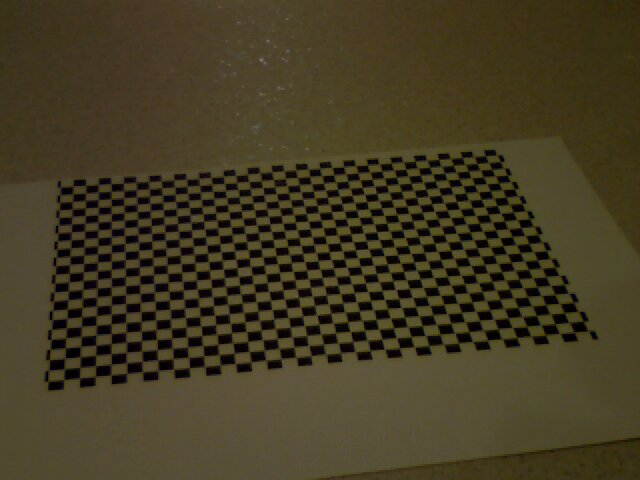
#> input picture Labs/cv-lab9/chk1.jpg, 640 x 480 px; its folder holds only this picture in this run
$ python test_corner.py
#> lines starting #> are read from the running program, lines starting #| are printed output that depends on the picture; after the words box and inside, x2 and y2 are one past the last pixel; in counts of white or black regions, pixels touching at a corner belong together
import cv2
import numpy as np
import glob

fnames = glob.glob('*.jpg')

for filename in fnames:

    I = cv2.imread(filename)
#> I is the input picture: shape (480, 640, 3); mean B, G, R 35.3, 59.2, 67.5
    G = cv2.cvtColor(I, cv2.COLOR_BGR2GRAY)
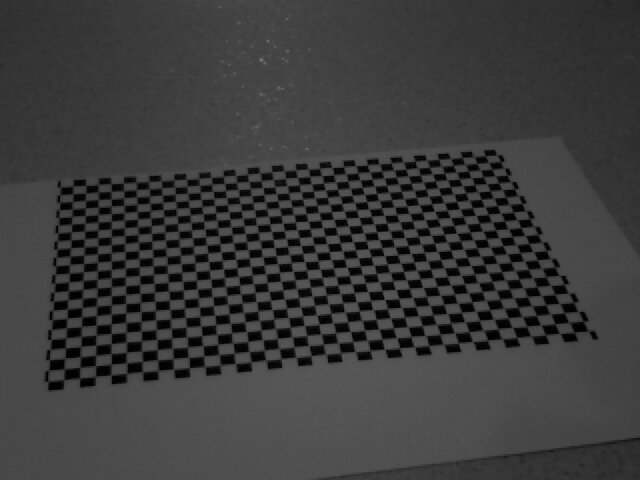
#> G: shape (480, 640); min 0, max 123, mean 59
    G = np.float32(G)

    window_size = 3
    sobel_kernel_size = 3  # kernel size for gradients
    alpha = 0.04
    H = cv2.cornerHarris(G, window_size, sobel_kernel_size, alpha)
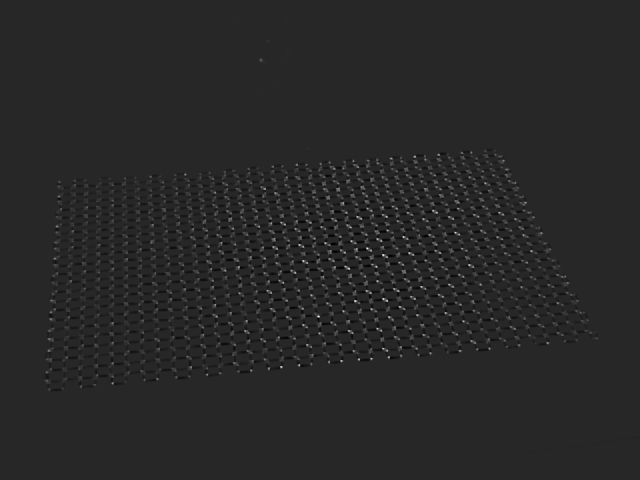
#> H: shape (480, 640) float32; min -366426.4, max 2012152.5, mean 5559.3; drawn with min black and max white
    H = H / H.max()

    C = np.uint8(H > 0.01) * 255
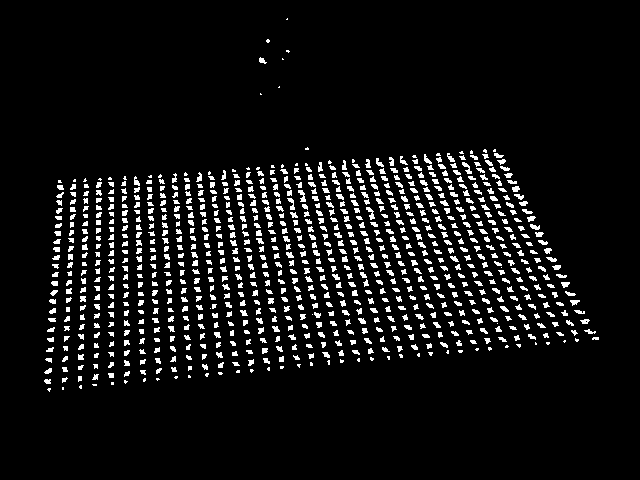
#> C: shape (480, 640); 7.1% white; 922 white regions (94 under 20 px), largest, box (x1, y1, x2, y2) and area: (366, 207, 375, 220) 54, (298, 190, 306, 202) 53, (462, 162, 472, 174) 52
    J = I.copy()
    J[C != 0] = [0,0,255]
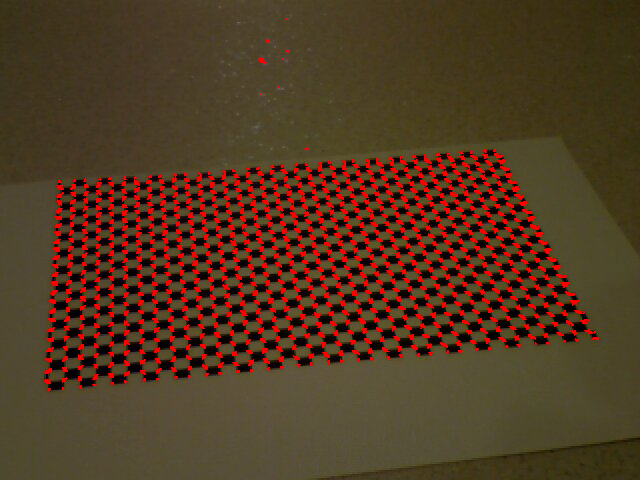
#> J: shape (480, 640, 3); 7.13% of pixels changed, all inside (x1, y1, x2, y2) = (44, 18, 599, 392)
    cv2.imshow('corners', J)
    if cv2.waitKey(0) & 0xFF == ord('q'):
#> (key q is pressed here)
        break


    # plot centroids of connected components as corner locations
    nC, CC, stats, centroids = cv2.connectedComponentsWithStats(C)

    J = I.copy()
    for i in range(1, nC):
        cv2.circle(J, (int(centroids[i, 0]), int(centroids[i, 1])), 3, (0, 0, 255))
    cv2.imshow('corners', J)
    if cv2.waitKey(0) & 0xFF == ord('q'):
        break


    # fine-tune corner locations
    criteria = (cv2.TERM_CRITERIA_EPS + cv2.TERM_CRITERIA_MAX_ITER, 100, 0.001)
    corners = cv2.cornerSubPix(G, np.float32(centroids), (5, 5), (-1, -1), criteria)
    J = I.copy()
    for i in range(1, nC):
        cv2.circle(J, (int(corners[i, 0]), int(corners[i, 1])), 3, (0, 0, 255))
    cv2.imshow('corners', J)
    if cv2.waitKey(0) & 0xFF == ord('q'):
        break

$ run again, on Labs/cv-lab9/chk2.jpg
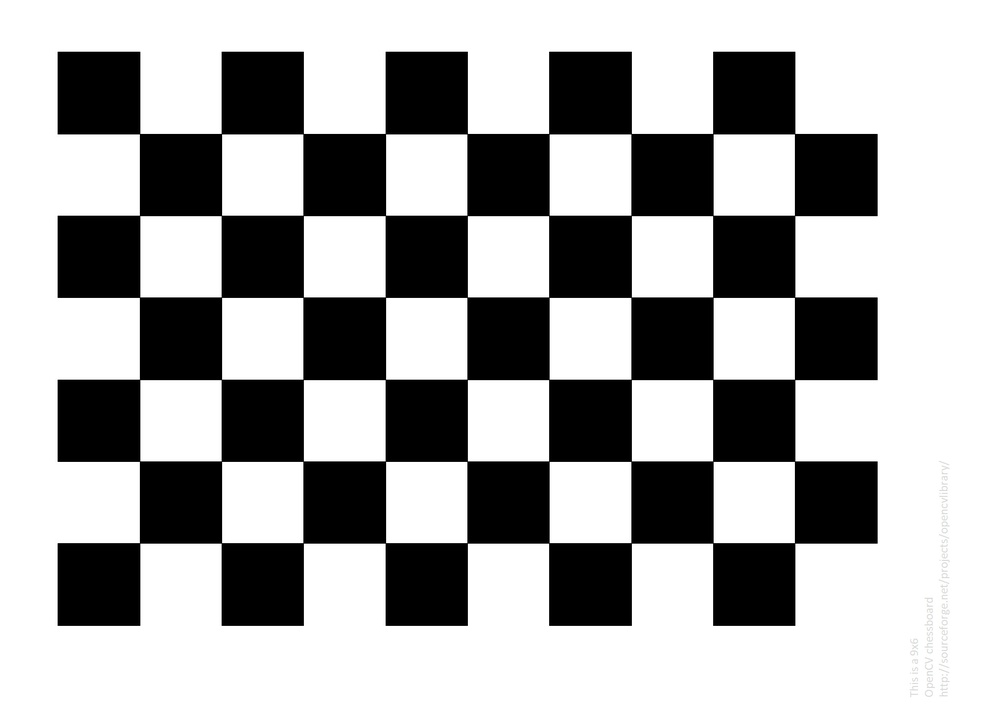
#> input picture Labs/cv-lab9/chk2.jpg, 985 x 716 px, shrunk from 2000 x 1454 before the run
#> I is the input picture: shape (716, 985, 3); mean B, G, R 168.9, 168.9, 168.9
#> `C = np.uint8(H > 0.01) * 255`:
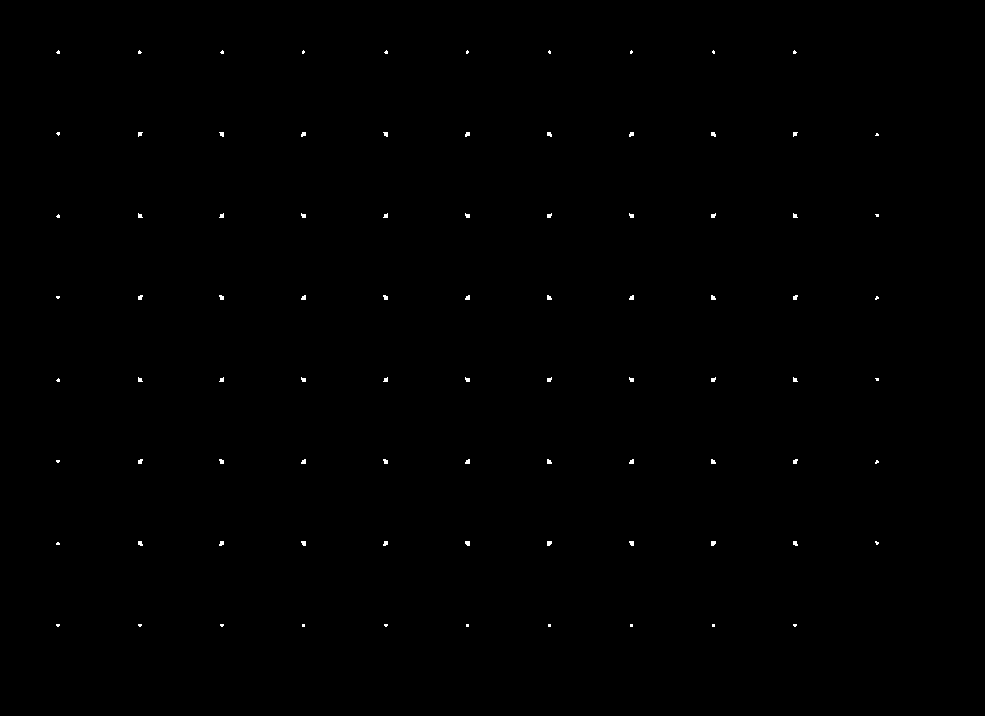
#> C: shape (716, 985); 0.2% white; 86 white regions (54 under 20 px), largest, box (x1, y1, x2, y2) and area: (465, 541, 470, 546) 22, (547, 541, 552, 546) 22, (711, 541, 716, 546) 22
#> `J[C != 0] = [0,0,255]`:
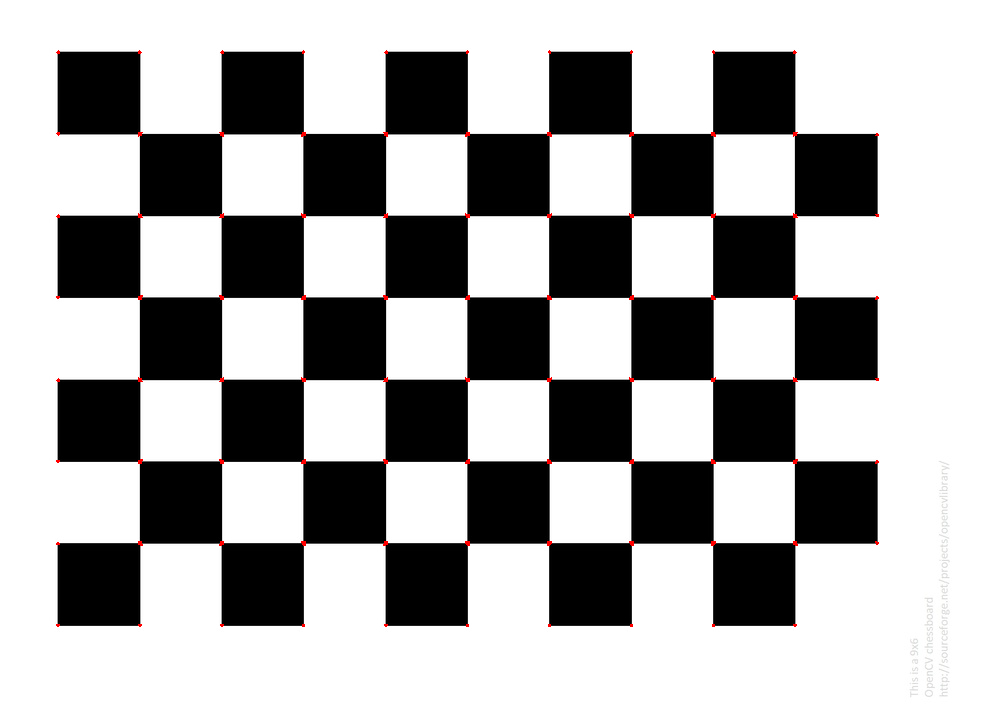
#> J: shape (716, 985, 3); 0.2% of pixels changed, all inside (x1, y1, x2, y2) = (56, 50, 879, 627)
